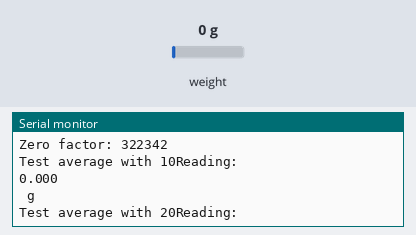
This sketch was run on a simulated ESP32. On the bench: the last lines printed to the serial monitor. Inputs (shaded band) come from the test bench; at power-on: weight on the scale 0 g.

Above: at 2.2 s.
2.3 s: weight on the scale set to 100 g
At 4.6 s:
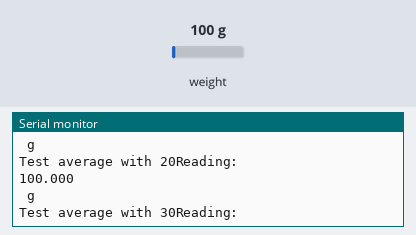
4.8 s: weight on the scale set to 1250 g
At 8.5 s:
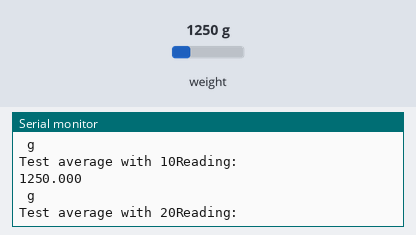
Timing chart, 0 to 10.0 s (numbered marks = the images above; inputs shaded):
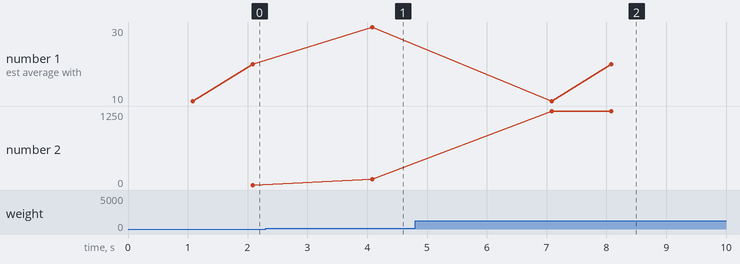

The sketch:

LongMeasurement.ino
```cpp
// (licence header left out)
#include "HX711.h"

HX711 scale;

float calibration_factor = 405.94; //calibration value 2019-01-11
float offset             = 322342;

void setup() {
  Serial.begin(9600);
  Serial.println("HX711 calibration sketch");
  Serial.println("Remove all weight from scale");
  Serial.println("Then put up to 3 beer bottles in defined order on the scale and compare with reference");

  scale.begin(4, 5); //GPIO4 is Data, GPIO5 is Serial Clock SCK
  scale.set_scale(calibration_factor);
  scale.set_offset(offset); //set fix offset for breadbot

  long zero_factor = scale.read_average(); //Get a baseline reading
  Serial.print("Zero factor: "); //this should equal almost the offset value with no load on the scale
  Serial.println(zero_factor);
}

void loop() {

  scale.set_scale(calibration_factor); //Adjust to this calibration factor


  ESP.wdtDisable();

  int counter = 10;

  Serial.print("Test average with ");
  Serial.print(counter);
  Serial.println("Reading: ");
  Serial.println(scale.get_units(counter), 3); //we use average of 10 values, and 3 decimal places
  Serial.print(" g\r\n");
  counter = counter + 10;

  Serial.print("Test average with ");
  Serial.print(counter);
  Serial.println("Reading: ");
  Serial.println(scale.get_units(counter), 3); //we use average of 10 values, and 3 decimal places
  Serial.print(" g\r\n");
  counter = counter + 10;

  Serial.print("Test average with ");
  Serial.print(counter);
  Serial.println("Reading: ");
  Serial.println(scale.get_units(counter), 3); //we use average of 10 values, and 3 decimal places
  Serial.print(" g\r\n");
  counter = counter + 10;


}
```

Measured:
- after the input at 2.3 s, the serial monitor: prints a new line after 1.8 s (image 1)
- after the input at 4.8 s, the serial monitor: prints a new line after 2.3 s (image 2)
- plotted number 2: 0 → 100 after the input at 2.3 s, 100 → 1250 after the input at 4.8 s
